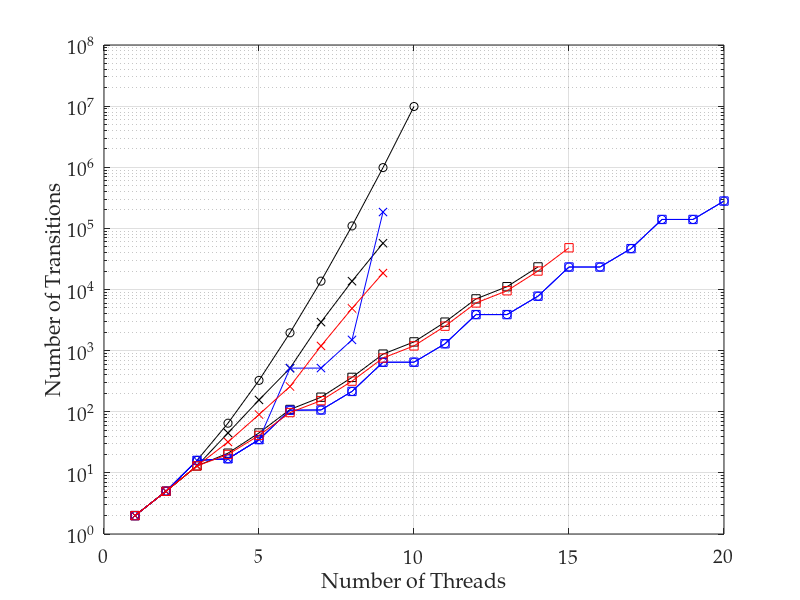

The MATLAB script that drew this image: (Note: this script raises an error after producing the figure.)
%% importing data
transitions = dlmread('t43_tpl3_ops1.csv', ',', 0, 0);
% convert 0 values to NaNs, as these don't plot
transitions(transitions==0)=nan;
threads = [1:20];

%% plotting lines

semilogy(threads, transitions(:, 1), 'ko-')
hold on
semilogy(threads, transitions(:, 2), 'kx-')
semilogy(threads, transitions(:, 3), 'ks-')
semilogy(threads, transitions(:, 4), 'bo-')
semilogy(threads, transitions(:, 5), 'bx-')
semilogy(threads, transitions(:, 6), 'bs-')
semilogy(threads, transitions(:, 7), 'rx-')
semilogy(threads, transitions(:, 8), 'rs-')
hold off
grid on

%% adding axis labels
ax = gca;
set(ax, 'FontName', 'Palatino Linotype', 'FontSize', 14);
xlabel('Number of Threads');
ylabel('Number of Transitions');
axis([0 20 1 100000000])
ax.YTick = [1 100 10000 1000000 100000000];

%% output pdf file
h = figure(1);
h.Units = 'centimeters'; % set figure position to cm
%h.Position(2) = [h.Position(2)-9]; % set figure position bevore resize
h.Position([3:4]) = [10,7]; % resize figure
Plot2LaTeX( h, 't43_tpl3_ops1' )